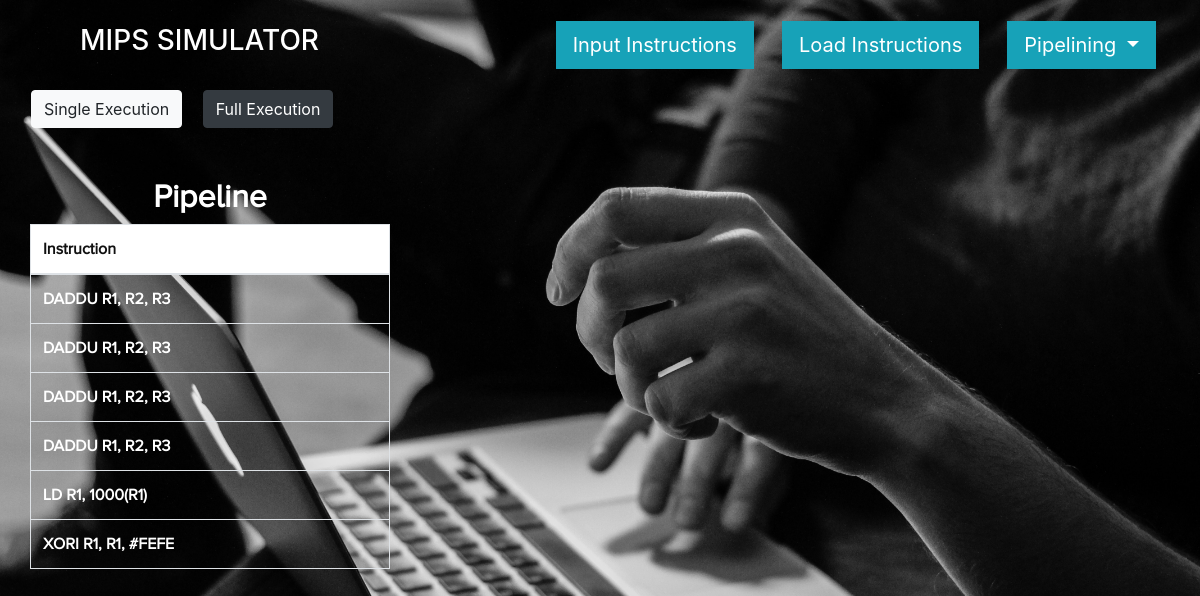
The page /pipelinemap/ on the database as committed earlier.
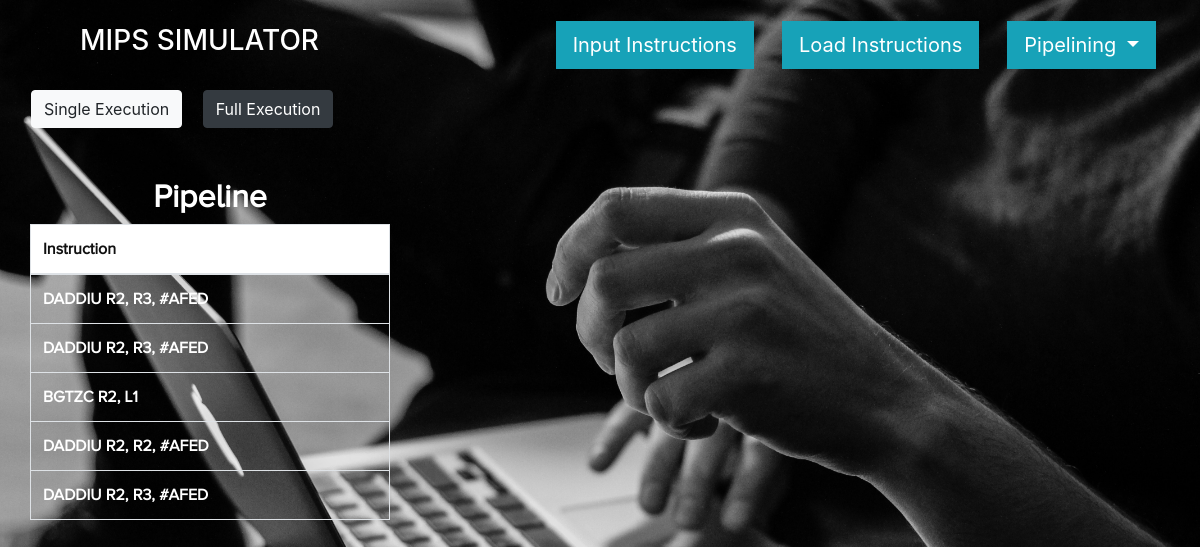
The same page on the database as committed later.
### mips/models.py (models this page shows, shortened)
class Codes(models.Model):
    address = models.CharField(max_length=10)
    rep = models.CharField(max_length=8)
    label = models.CharField(max_length=30)
    instruction = models.CharField(max_length=40)
    status = models.IntegerField(default=0)
    class Meta:
        verbose_name_plural = "Codes"

### mips/views.py (the view, shortened to what this page needs)
# urls.py: url(r'^pipelinemap/$', views.pipelinemap, name='pipelinemap'),
def pipelinemap(request):
    arrpln = pipelnmap()
    maxsize = len(arrpln[-1])
    for a in arrpln:
        if len(a) < maxsize :
            for i in range(0,maxsize-len(a)):
                a.append(" ")
    plist = Codes.objects.all()
    if request.method == 'GET':
        cycle = []
        data = request.GET.get('singleexec')
        fulldata = request.GET.get('fullexec')
        if fulldata != None:
            context = {
                'arrpln': arrpln,
            }
            return JsonResponse(context)
    context={
        'plist':plist,
        'maxsize': maxsize,
    }
    return render(request, 'mips/pipeline.html', context)

### mips/templates/mips/pipeline.html (shortened to what this page needs)
{% extends 'mips/extends/header.html' %}
{% block body %}
    <div class="container-fluid">
        <button type="button" class="btn btn-light ml-3" value="1" id="single" size="{{ maxsize }}" >Single Execution</button>
        <button type="button" class="btn btn-dark ml-3" id="full" size="{{ maxsize }}">Full Execution</button>
        <div class="table-container" style="height:500px; overflow: scroll;">
            <div class="col-lg-4 col-lg-offset-4">
                <h2 align="center"><strong>Pipeline</strong></h2>
                <table class="table table-bordered" style="overflow:scroll;">
                    <thead>
                        <tr id="tablehead" style="background-color: white; color: #111111;">
                            <th>Instruction</th>
                        </tr>
                    </thead>
                    <tbody>
                        {% for p in plist %}
                        <tr id="instr{{ p.id }}">
                            <th>{{ p.instruction }}</th>
                        </tr>
                        {% endfor %}
                    </tbody>
                </table>
            </div>
        </div>
    </div>
{% endblock %}

### mips/templates/mips/extends/header.html (shortened to what this page needs)
{% load static %}
<!DOCTYPE html>
<html lang="en">
<head>
        <link rel="stylesheet" type="text/css" href="{% static 'fonts/css/font-awesome.min.css' %}">
    	<link rel="stylesheet" type="text/css" href="{% static 'css/bootstrap.min.css' %}">
        <link rel="stylesheet" type="text/css" href="{% static 'css/index.css' %}">
</head>
<body>
<nav id="navbar" class="navbar navbar-expand-lg navbar-dark" >
  			<a class="navbar-brand ml-5 p-3 text-uppercase" href="{% url 'mips:index' %}"><h3>Mips Simulator</h3></a>
	  		<div class="collapse navbar-collapse " id="navbarSupportedContent">
	    		<ul class="navbar-nav nav-pills nav-fill ml-auto">
                    <li class="nav-item mr-2">
                        <a href="{% url 'mips:index' %}" role="button" class="btn btn-info btn-lg">Input Instructions</a>
                    </li>
                    <li class="nav-item mr-2">
                        <a href="{% url 'mips:load' %}" role="button" class="btn btn-info btn-lg">Load Instructions</a>
                    </li>
                    <li class="nav-item mr-2">
                        <div class="dropdown">
                          <button class="btn btn-info btn-lg dropdown-toggle" type="button" data-toggle="dropdown">Pipelining
                          </button>
                        </div>
                    </li>
	    		</ul>
	  		</div>
		</nav>
    {% block body %}
    {% endblock %}
</body>
</html>

### mips/static/css/index.css (style rules this page uses)
body { margin: 0; padding: 0; background: url(/mips/static/image/bg1.jpg) no-repeat; background-attachment: fixed; background-position: center; background-repeat: no-repeat; background-size: cover; overflow-y: hidden; }
.btn-lg { border-radius: 0; margin-right: 20px; }
.table-container { color: white; font-family: Proxima; }
.col-lg-offset-4 { margin-top: 50px; }

Rows that differ between the two databases and show on the page:
removed Codes: instruction "XORI R1, R1, #FEFE"
changed Codes (number 1 of 5 on the later page): instruction "DADDU R1, R2, R3" → "DADDIU R2, R3, #AFED"
changed Codes (number 2 of 5 on the later page): instruction "DADDU R1, R2, R3" → "DADDIU R2, R3, #AFED"
changed Codes: instruction "DADDU R1, R2, R3" → "BGTZC R2, L1"
changed Codes: instruction "DADDU R1, R2, R3" → "DADDIU R2, R2, #AFED"
changed Codes (number 5 of 5 on the later page): instruction "LD R1, 1000(R1)" → "DADDIU R2, R3, #AFED"
